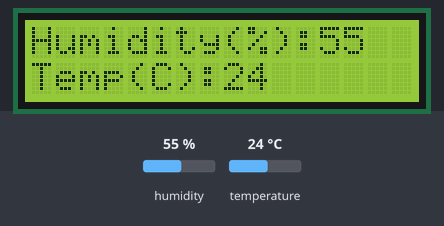
Recording of a sketch running on a simulated Arduino Uno, built with avr-gcc and run on an emulated ATmega328P. Parts: 16×2 character LCD. The inputs (shaded band) are chosen by the test bench; at power-on: humidity 55 %, temperature 24 °C. What the sketch prints to the serial monitor is not drawn.

Above: at 1.2 s.
1.3 s: humidity set to 22 %
At 3.1 s:
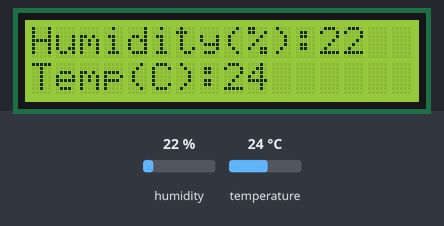
3.6 s: temperature set to 12 °C
At 5.4 s:
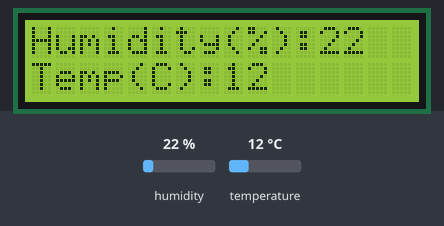
5.7 s: humidity set to 40 %
At 6.8 s:
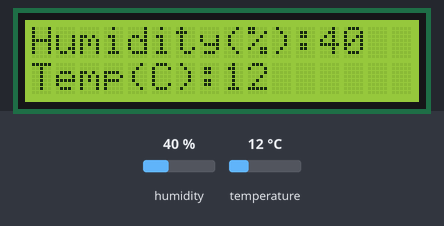
7.7 s: temperature set to 19 °C
At 9.3 s:
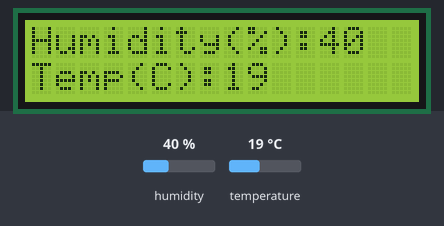
Timing chart, 0 to 10.8 s (numbered marks = the images above; inputs shaded):
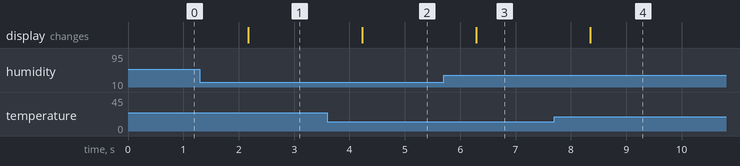

Measured:
- after the input at 1.3 s, the display: changes after 0.87 s (image 1)
- after the input at 3.6 s, the display: changes after 0.63 s (image 2)
- after the input at 5.7 s, the display: changes after 0.59 s (image 3)
- after the input at 7.7 s, the display: changes after 0.65 s (image 4)

The sketch:

LCDTest.ino
```cpp
#include <dht11.h>
#include <Wire.h>
#include <LiquidCrystal_I2C.h>
LiquidCrystal_I2C lcd(0x20, 16, 2); //addres 0x20, 16 char, 2 line

dht11 DHT;

#define DHT11_PIN 4

void setup() {
  lcd.init();
  lcd.backlight();
  Serial.begin(9600);

  Serial.println("Type, status, Humidity(%), Temperature(C)");

  lcd.print("Humidity(%):");
  lcd.setCursor(0, 1);
  lcd.print("Temp(C):");

}

void loop() {
  int chk;
  Serial.print("DHT11, \t");
  chk = DHT.read(DHT11_PIN);

  switch(chk) {
    case DHTLIB_OK:
                Serial.print("OK,\t");
                break;
    case DHTLIB_ERROR_CHECKSUM:
                Serial.print("Checksum error, \t");
                break;
    case DHTLIB_ERROR_TIMEOUT:
                Serial.print("Time out error, \t");
                break;
    default:
                Serial.print("Unknown error, \t");
                break;
  }

  Serial.print(DHT.humidity, 1);
  Serial.print(",\t");
  Serial.print(DHT.temperature, 1);

  lcd.setCursor(12,0);
  lcd.print(DHT.humidity, 1);
  lcd.setCursor(8, 1);
  lcd.print(DHT.temperature, 1);

  delay(1000);

}
```
